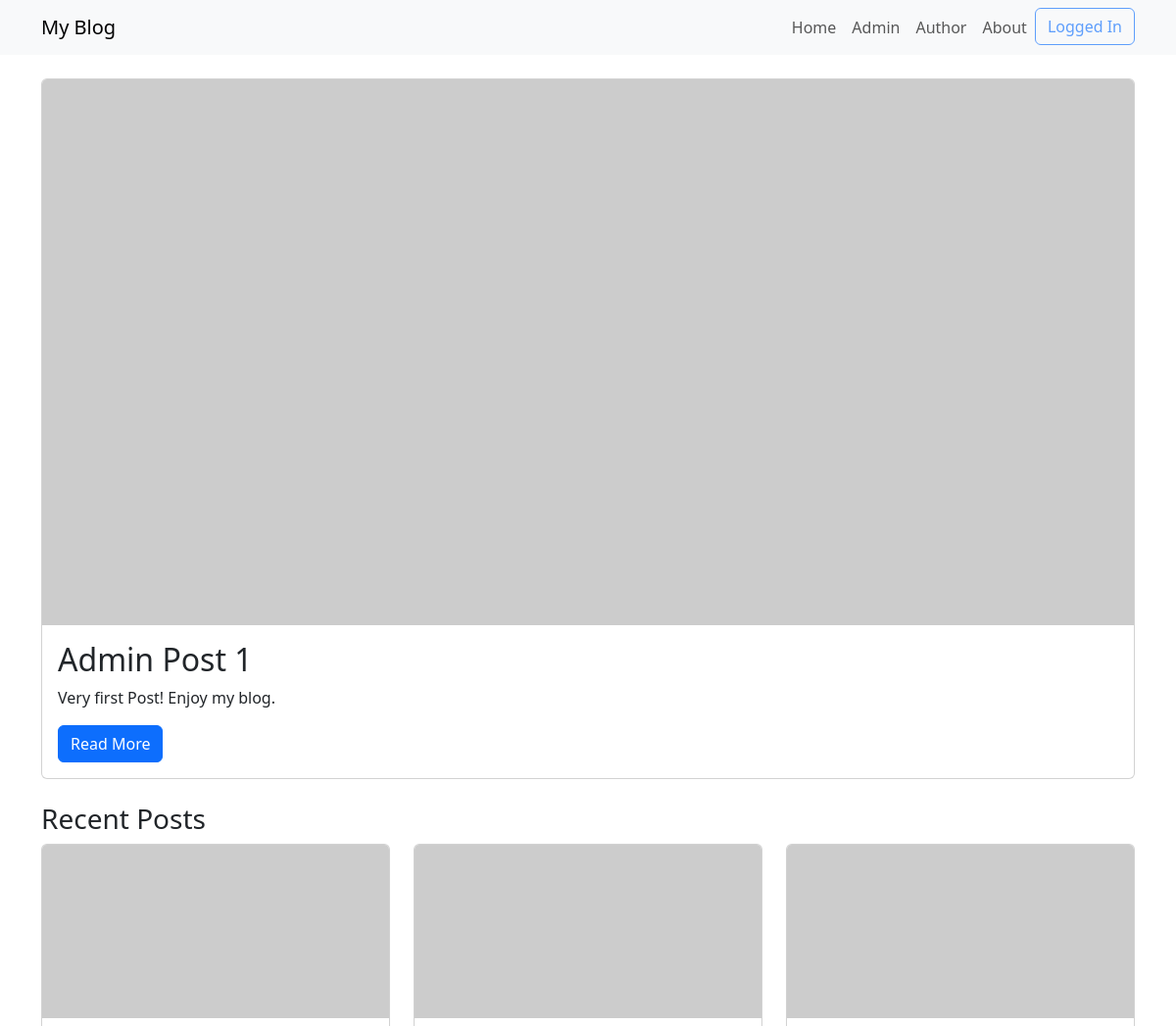
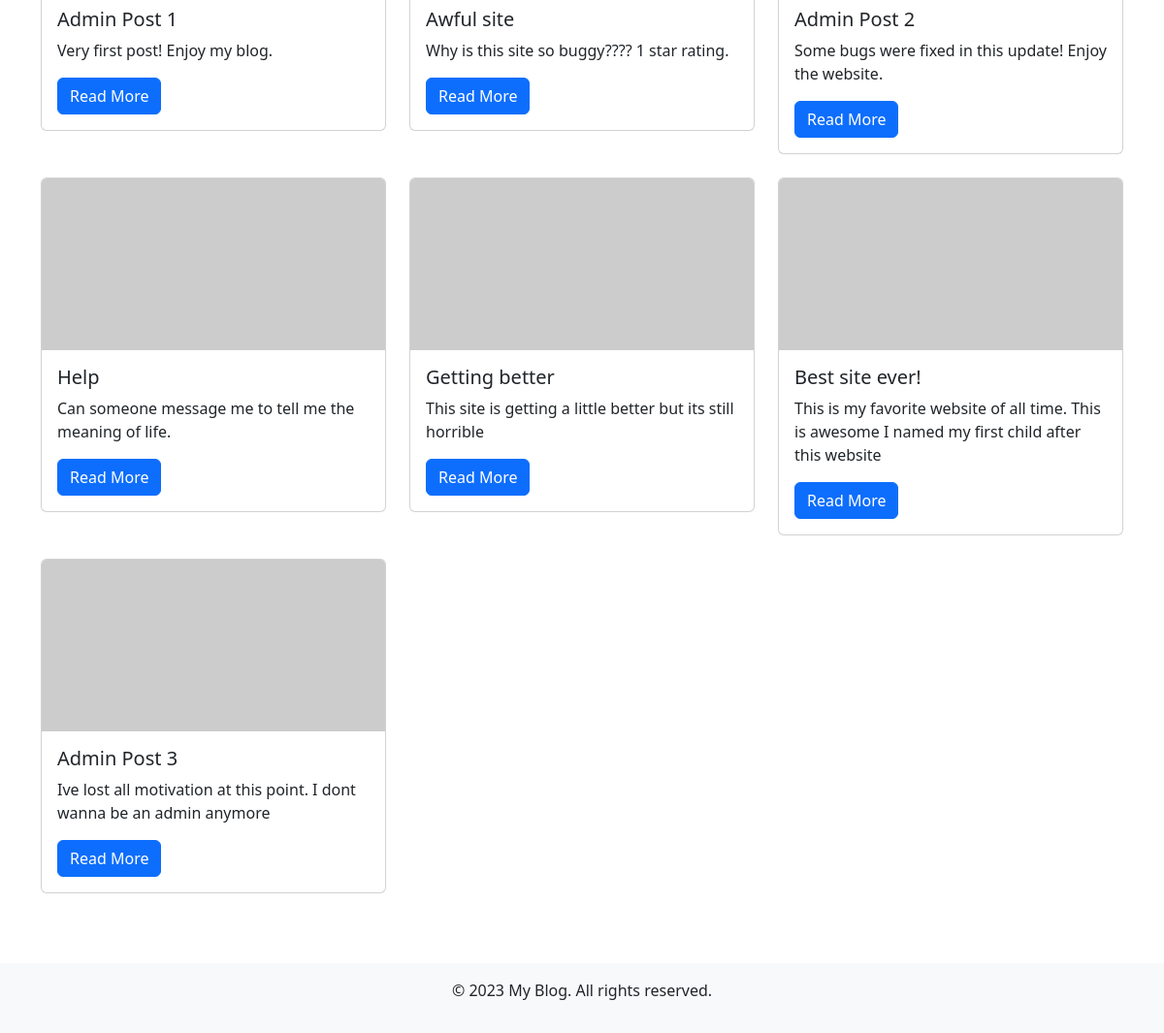
Screenshot of /controller.php (signed in) with the database file from the repository (2 pictures, top to bottom).
### tables this page shows
CREATE TABLE posts (
    postID INT AUTO_INCREMENT PRIMARY KEY,
    title VARCHAR(255) NOT NULL,
    content TEXT NOT NULL,
    publication_date TIMESTAMP DEFAULT CURRENT_TIMESTAMP,
    userID INT,
    FOREIGN KEY (userID) REFERENCES users(userID)
);

### controller.php (called while the page is built, shortened)
<?php
    include_once "controllers/UserControllers.php";
    include_once "models/PostDAO.php";
    class FrontController {
        public function run(){
            include "template/template.php";
        }
    }
    $controller = new FrontController();
    $controller->run();
?>

### models/PostDAO.php (called while the page is built, shortened)
<?php
   include_once 'Post.php';
    class PostDAO {
        public function getConnection(){
            $mysqli = new mysqli("127.0.0.1", "bloguser", "blogpass", "blogDB");
            return $mysqli;
        }
        public function getPosts(){
            $connection=$this->getConnection();
            $stmt = $connection->prepare("SELECT * FROM posts;");
            $stmt->execute();
            $result = $stmt->get_result();
            while($row = $result->fetch_assoc()){
                $post = new Post();
                $post->load($row);
                $posts[]=$post;
            }
            return $posts;
        }
    }
?>

### models/Post.php (called while the page is built, shortened)
<?php
class Post {
    private $title;
    private $content;
    public function setContent($content){
        $this->content=$content;
    }
    public function getContent(){
        return $this->content;
    }
    public function setTitle($title){
        $this->title=$title;
    }
    public function getTitle(){
        return $this->title;
    }
}
?>

### views/home.php (the view, shortened to what this page needs)
<div class="container mt-4">
    <div class="card mb-4">
        <img src="https://via.placeholder.com/1200x600" class="card-img-top" alt="Featured Image">
        <div class="card-body">
            <h2 class="card-title">Admin Post 1</h2>
            <p class="card-text">Very first Post! Enjoy my blog.</p>
            <form action="controller.php" method="GET">
            <button class="btn btn-primary" type="submit" name="page" value="posttemplate">Read More</button>
        </div>
    </div>
</div>
<div class="container mt-4">
    <h3>Recent Posts</h3>
    <div class="row">
    <form action="controller.php" method="GET">
    <?php
    $PostDAO = new PostDAO();
    $posts = $PostDAO->getPosts();
for($index=0;$index<count($posts);$index++){
echo "<div class=\"col-md-4 mb-4\">
<div class=\"card\">
    <img src=\"https://via.placeholder.com/800x400\" class=\"card-img-top\" alt=\"Sample Image\">
    <div class=\"card-body\">
        <h5 class=\"card-title\">".$posts[$index]->getTitle()."</h5>
        <p class=\"card-text\">".$posts[$index]->getContent()."</p>
        <form action=\"controller.php\" method=\"GET\">
        <button class=\"btn btn-primary\" type=\"submit\" name=\"page\" value=\"posttemplate\">Read More</button>
    </div>
</div>
</div>";
}
?>
    </div>
</div>

### rows the page displays
posts: title "Admin Post 1", content "Very first post! Enjoy my blog."
posts: title "Awful site", content "Why is this site so buggy???? 1 star rating."
posts: title "Admin Post 2", content "Some bugs were fixed in this update! Enjoy the website."
posts: title "Help", content "Can someone message me to tell me the meaning of life."
posts: title "Getting better", content "This site is getting a little better but its still horrible"
posts: title "Best site ever!", content "This is my favorite website of all time. This is awesome I named my first child after this website"
posts: title "Admin Post 3", content "Ive lost all motivation at this point. I dont wanna be an admin anymore"

### other values shown
$status "Logged In"
